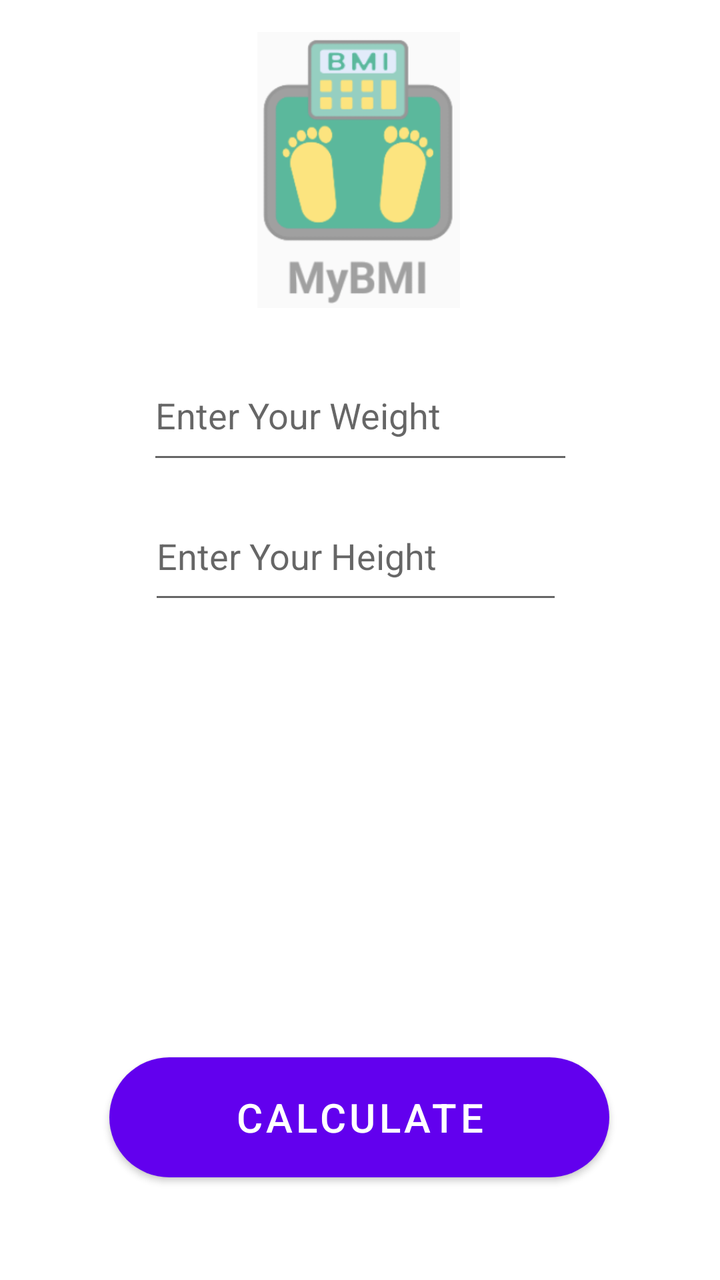
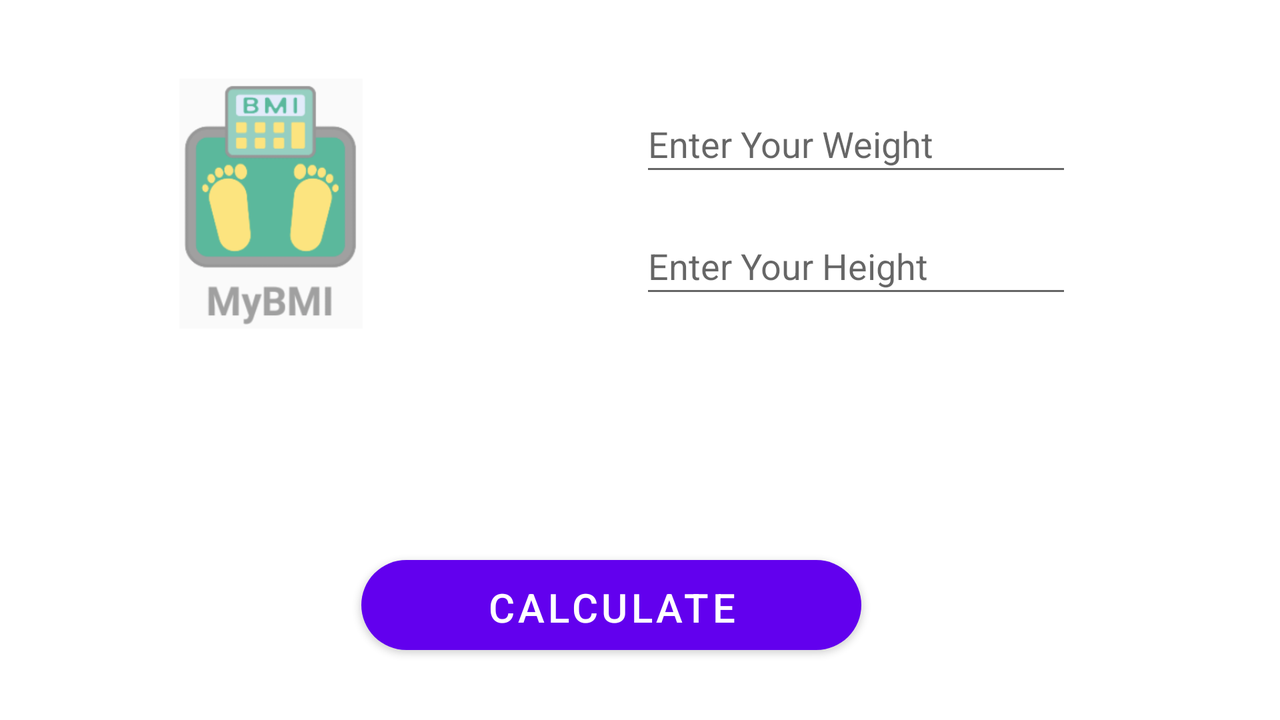

The same Android screen from two of the app's own layout files: first res/layout/ as a phone draws it, then the repository's variant for another configuration, drawn on a device whose configuration selects that folder. Both files follow.
<!-- AndroidManifest.xml: application theme AppTheme -->
<!-- res/layout/bmi_screen.xml -->
<?xml version="1.0" encoding="utf-8"?>
<layout xmlns:tools="http://schemas.android.com/tools"
    xmlns:android="http://schemas.android.com/apk/res/android"
    xmlns:app="http://schemas.android.com/apk/res-auto">

    <data>

    </data>

    <androidx.constraintlayout.widget.ConstraintLayout
        android:layout_width="match_parent"
        android:layout_height="match_parent">

        <EditText
            android:id="@+id/inputHeight"
            android:layout_width="207dp"
            android:layout_height="61dp"
            android:layout_marginTop="9dp"
            android:ems="10"
            android:hint="Enter Your Height"
            android:inputType="number"
            app:layout_constraintEnd_toEndOf="parent"
            app:layout_constraintHorizontal_bias="0.485"
            app:layout_constraintStart_toStartOf="parent"
            app:layout_constraintTop_toBottomOf="@+id/inputWeight" />

        <Button
            android:id="@+id/buttonCalculate"
            android:layout_width="250sp"
            android:layout_height="60sp"
            android:layout_marginTop="12dp"
            android:background="@drawable/custom_button_grad_new"
            android:text="CALCULATE"
            android:textColor="#ffffff"
            android:textSize="20sp"
            app:layout_constraintEnd_toEndOf="parent"
            app:layout_constraintHorizontal_bias="0.496"
            app:layout_constraintStart_toStartOf="parent"
            app:layout_constraintTop_toBottomOf="@+id/textResult" />

        <TextView
            android:id="@+id/textResult"
            android:layout_width="332dp"
            android:layout_height="96dp"
            android:layout_marginTop="20dp"
            android:paddingLeft="40dp"
            android:paddingRight="40dp"
            android:textSize="18sp"
            app:layout_constraintEnd_toEndOf="parent"
            app:layout_constraintHorizontal_bias="0.493"
            app:layout_constraintStart_toStartOf="parent"
            app:layout_constraintTop_toBottomOf="@+id/textHealth" />

        <TextView
            android:id="@+id/textBmi"
            android:layout_width="wrap_content"
            android:layout_height="wrap_content"
            android:layout_marginTop="20dp"
            android:textSize="24sp"
            app:layout_constraintEnd_toEndOf="parent"
            app:layout_constraintStart_toStartOf="parent"
            app:layout_constraintTop_toBottomOf="@+id/inputHeight" />

        <EditText
            android:id="@+id/inputWeight"
            android:layout_width="213dp"
            android:layout_height="62dp"
            android:layout_marginTop="21dp"
            android:ems="10"
            android:hint="Enter Your Weight"
            android:inputType="number"
            app:layout_constraintEnd_toEndOf="parent"
            app:layout_constraintStart_toStartOf="parent"
            app:layout_constraintTop_toBottomOf="@+id/imageView2" />

        <TextView
            android:id="@+id/textHealth"
            android:layout_width="wrap_content"
            android:layout_height="wrap_content"
            android:layout_marginTop="9dp"
            android:textSize="24sp"
            app:layout_constraintEnd_toEndOf="parent"
            app:layout_constraintHorizontal_bias="0.498"
            app:layout_constraintStart_toStartOf="parent"
            app:layout_constraintTop_toBottomOf="@+id/textBmi" />

        <ImageView
            android:id="@+id/imageView2"
            android:layout_width="174dp"
            android:layout_height="138dp"
            android:layout_marginTop="16dp"
            app:layout_constraintEnd_toEndOf="parent"
            app:layout_constraintHorizontal_bias="0.497"
            app:layout_constraintStart_toStartOf="parent"
            app:layout_constraintTop_toTopOf="parent"
            app:srcCompat="@drawable/bmi" />

    </androidx.constraintlayout.widget.ConstraintLayout>
</layout>
<!-- resources referenced by this layout -->
<resources>
  <!-- drawable bmi: png bitmap (drawable, 26916 bytes) -->
  <!-- drawable custom_button_grad_new (drawable) -->
  <?xml version="1.0" encoding="utf-8"?>
  <shape xmlns:android="http://schemas.android.com/apk/res/android"
      android:shape="rectangle">
  
      <gradient android:startColor="#eb3477" android:endColor="#eb7434" android:type="linear" android:angle="0"/>
  
      <corners android:radius="50dp" />
  
  </shape>
</resources>
<!-- res/layout-land/bmi_screen.xml (the repository's variant of the layout above) -->
<!-- drawn on the phone turned sideways -->
<?xml version="1.0" encoding="utf-8"?>
<layout xmlns:tools="http://schemas.android.com/tools"
    xmlns:android="http://schemas.android.com/apk/res/android"
    xmlns:app="http://schemas.android.com/apk/res-auto">

    <data>

    </data>

    <androidx.constraintlayout.widget.ConstraintLayout
        android:layout_width="match_parent"
        android:layout_height="match_parent">

        <EditText
            android:id="@+id/inputHeight"
            android:layout_width="216dp"
            android:layout_height="45dp"
            android:layout_marginTop="16dp"
            android:ems="10"
            android:hint="Enter Your Height"
            android:inputType="number"
            app:layout_constraintEnd_toEndOf="parent"
            app:layout_constraintHorizontal_bias="0.755"
            app:layout_constraintStart_toStartOf="parent"
            app:layout_constraintTop_toBottomOf="@+id/inputWeight" />

        <Button
            android:id="@+id/buttonCalculate"
            android:layout_width="250sp"
            android:layout_height="45sp"
            android:layout_marginTop="280dp"
            android:background="@drawable/custom_button_grad_new"
            android:text="CALCULATE"
            android:textColor="#ffffff"
            android:textSize="20sp"
            app:layout_constraintEnd_toEndOf="parent"
            app:layout_constraintHorizontal_bias="0.463"
            app:layout_constraintStart_toStartOf="parent"
            app:layout_constraintTop_toTopOf="parent" />

        <TextView
            android:id="@+id/textResult"
            android:layout_width="351dp"
            android:layout_height="94dp"
            android:layout_marginTop="180dp"
            android:paddingLeft="40dp"
            android:paddingRight="40dp"
            android:textSize="14sp"
            app:layout_constraintEnd_toEndOf="parent"
            app:layout_constraintHorizontal_bias="0.921"
            app:layout_constraintStart_toStartOf="parent"
            app:layout_constraintTop_toTopOf="parent" />

        <TextView
            android:id="@+id/textBmi"
            android:layout_width="wrap_content"
            android:layout_height="wrap_content"
            android:layout_marginTop="192dp"
            android:textSize="18sp"
            app:layout_constraintEnd_toEndOf="parent"
            app:layout_constraintHorizontal_bias="0.145"
            app:layout_constraintStart_toStartOf="parent"
            app:layout_constraintTop_toTopOf="parent" />

        <EditText
            android:id="@+id/inputWeight"
            android:layout_width="216dp"
            android:layout_height="45dp"
            android:layout_marginTop="48dp"
            android:ems="10"
            android:hint="Enter Your Weight"
            android:inputType="number"
            app:layout_constraintEnd_toEndOf="parent"
            app:layout_constraintHorizontal_bias="0.755"
            app:layout_constraintStart_toStartOf="parent"
            app:layout_constraintTop_toTopOf="parent" />

        <TextView
            android:id="@+id/textHealth"
            android:layout_width="wrap_content"
            android:layout_height="wrap_content"
            android:layout_marginTop="232dp"
            android:textSize="18sp"
            app:layout_constraintEnd_toEndOf="parent"
            app:layout_constraintHorizontal_bias="0.145"
            app:layout_constraintStart_toStartOf="parent"
            app:layout_constraintTop_toTopOf="parent" />

        <ImageView
            android:id="@+id/imageView4"
            android:layout_width="129dp"
            android:layout_height="125dp"
            app:layout_constraintBottom_toBottomOf="parent"
            app:layout_constraintEnd_toEndOf="parent"
            app:layout_constraintHorizontal_bias="0.139"
            app:layout_constraintStart_toStartOf="parent"
            app:layout_constraintTop_toTopOf="parent"
            app:layout_constraintVertical_bias="0.167"
            app:srcCompat="@drawable/bmi" />

    </androidx.constraintlayout.widget.ConstraintLayout>
</layout>
